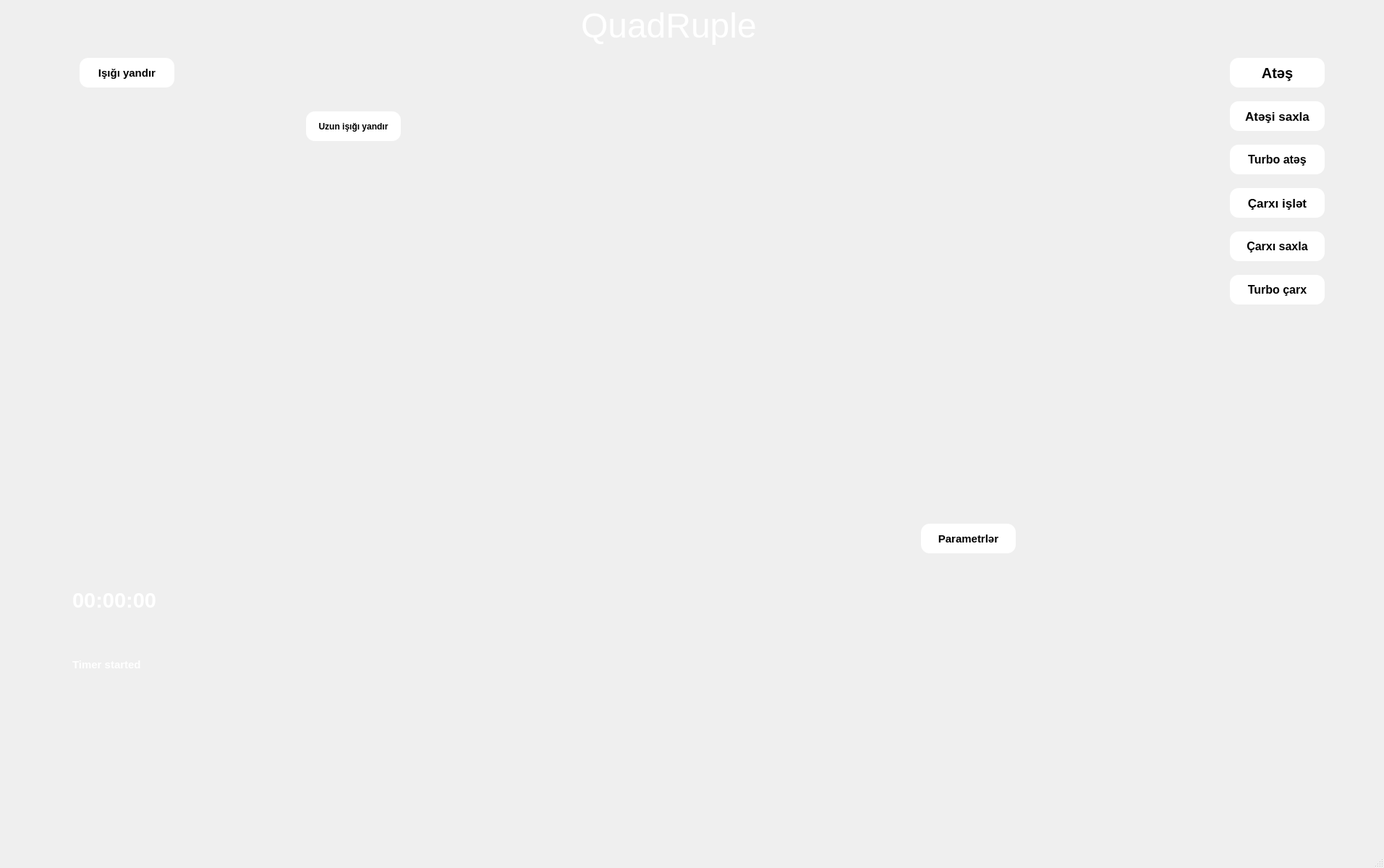
<?xml version="1.0" encoding="UTF-8"?>
<ui version="4.0">
 <class>QuadRuple</class>
 <widget class="QMainWindow" name="QuadRuple">
  <property name="geometry">
   <rect>
    <x>0</x>
    <y>0</y>
    <width>1913</width>
    <height>1200</height>
   </rect>
  </property>
  <property name="windowTitle">
   <string>QuadRuple</string>
  </property>
  <property name="styleSheet">
   <string notr="true">QMainWindow{
	background-image: url(:/newPrefix/QuadRuple.png);
	background-repeat: no-repear;
	background-size: cover;
	background-position: center;
}</string>
  </property>
  <widget class="QWidget" name="centralwidget">
   <property name="styleSheet">
    <string notr="true"/>
   </property>
   <widget class="QLabel" name="quadruple_logo">
    <property name="geometry">
     <rect>
      <x>10</x>
      <y>0</y>
      <width>91</width>
      <height>91</height>
     </rect>
    </property>
    <property name="text">
     <string/>
    </property>
    <property name="pixmap">
     <pixmap>../../.designer/HAMID 2024/QuadRuple/Logo/yeni logo q w.png</pixmap>
    </property>
    <property name="scaledContents">
     <bool>true</bool>
    </property>
   </widget>
   <widget class="QWidget" name="cameraPlaceholder" native="true">
    <property name="geometry">
     <rect>
      <x>13</x>
      <y>34</y>
      <width>1891</width>
      <height>1000</height>
     </rect>
    </property>
    <property name="font">
     <font>
      <pointsize>11</pointsize>
     </font>
    </property>
    <property name="styleSheet">
     <string notr="true">QWidget{
	border-radius: 12px;
}</string>
    </property>
    <widget class="QPushButton" name="changeScreen">
     <property name="geometry">
      <rect>
       <x>1260</x>
       <y>690</y>
       <width>131</width>
       <height>41</height>
      </rect>
     </property>
     <property name="font">
      <font>
       <pointsize>11</pointsize>
       <weight>75</weight>
       <bold>true</bold>
      </font>
     </property>
     <property name="styleSheet">
      <string notr="true">QPushButton{
	background-color:white;
	border-radius: 12px;
}
</string>
     </property>
     <property name="text">
      <string>Parametrlər</string>
     </property>
    </widget>
    <widget class="QPushButton" name="long_light_relay">
     <property name="geometry">
      <rect>
       <x>410</x>
       <y>120</y>
       <width>131</width>
       <height>41</height>
      </rect>
     </property>
     <property name="font">
      <font>
       <pointsize>9</pointsize>
       <weight>75</weight>
       <bold>true</bold>
      </font>
     </property>
     <property name="styleSheet">
      <string notr="true">QPushButton{
	background-color:white;
	border-radius: 12px;
}
</string>
     </property>
     <property name="text">
      <string>Uzun işığı yandır</string>
     </property>
    </widget>
   </widget>
   <widget class="QLabel" name="timerLabel">
    <property name="geometry">
     <rect>
      <x>100</x>
      <y>800</y>
      <width>171</width>
      <height>61</height>
     </rect>
    </property>
    <property name="font">
     <font>
      <pointsize>13</pointsize>
      <weight>75</weight>
      <bold>true</bold>
     </font>
    </property>
    <property name="styleSheet">
     <string notr="true"/>
    </property>
    <property name="text">
     <string>&lt;html&gt;&lt;head/&gt;&lt;body&gt;&lt;p&gt;&lt;span style=&quot; font-size:22pt; color:#ffffff;&quot;&gt;00:00:00&lt;/span&gt;&lt;/p&gt;&lt;/body&gt;&lt;/html&gt;</string>
    </property>
   </widget>
   <widget class="QLabel" name="quadruple_text">
    <property name="geometry">
     <rect>
      <x>803</x>
      <y>0</y>
      <width>291</width>
      <height>71</height>
     </rect>
    </property>
    <property name="text">
     <string>&lt;html&gt;&lt;head/&gt;&lt;body&gt;&lt;p&gt;&lt;span style=&quot; font-size:36pt; color:#ffffff;&quot;&gt;QuadRuple&lt;/span&gt;&lt;/p&gt;&lt;/body&gt;&lt;/html&gt;</string>
    </property>
   </widget>
   <widget class="QLabel" name="azerbaijani_flag">
    <property name="geometry">
     <rect>
      <x>440</x>
      <y>6</y>
      <width>91</width>
      <height>61</height>
     </rect>
    </property>
    <property name="font">
     <font>
      <pointsize>7</pointsize>
     </font>
    </property>
    <property name="text">
     <string/>
    </property>
    <property name="pixmap">
     <pixmap>../../.designer/backup/assets/images/interface images/azerbaijan-flag.jpg</pixmap>
    </property>
   </widget>
   <widget class="QLabel" name="turkey_flag">
    <property name="geometry">
     <rect>
      <x>1370</x>
      <y>6</y>
      <width>111</width>
      <height>61</height>
     </rect>
    </property>
    <property name="text">
     <string/>
    </property>
    <property name="pixmap">
     <pixmap>../../.designer/backup/assets/images/interface images/turkey-flag.jpg</pixmap>
    </property>
   </widget>
   <widget class="QLabel" name="logo">
    <property name="geometry">
     <rect>
      <x>660</x>
      <y>890</y>
      <width>711</width>
      <height>81</height>
     </rect>
    </property>
    <property name="text">
     <string/>
    </property>
    <property name="pixmap">
     <pixmap>../../.designer/backup/assets/images/interface images/logos.png</pixmap>
    </property>
   </widget>
   <widget class="QPushButton" name="start_torpedo">
    <property name="geometry">
     <rect>
      <x>1700</x>
      <y>80</y>
      <width>131</width>
      <height>41</height>
     </rect>
    </property>
    <property name="font">
     <font>
      <family>Arial</family>
      <pointsize>15</pointsize>
      <weight>75</weight>
      <italic>false</italic>
      <bold>true</bold>
     </font>
    </property>
    <property name="autoFillBackground">
     <bool>false</bool>
    </property>
    <property name="styleSheet">
     <string notr="true">QPushButton{
	background-color:white;
	border-radius: 12px;
}
</string>
    </property>
    <property name="text">
     <string>Atəş</string>
    </property>
   </widget>
   <widget class="QPushButton" name="start_gear">
    <property name="geometry">
     <rect>
      <x>1700</x>
      <y>260</y>
      <width>131</width>
      <height>41</height>
     </rect>
    </property>
    <property name="font">
     <font>
      <family>Arial</family>
      <pointsize>13</pointsize>
      <weight>75</weight>
      <bold>true</bold>
     </font>
    </property>
    <property name="autoFillBackground">
     <bool>false</bool>
    </property>
    <property name="styleSheet">
     <string notr="true">QPushButton{
	background-color:white;
	border-radius: 12px;
}
</string>
    </property>
    <property name="text">
     <string>Çarxı işlət</string>
    </property>
   </widget>
   <widget class="QPushButton" name="stop_torpedo">
    <property name="geometry">
     <rect>
      <x>1700</x>
      <y>140</y>
      <width>131</width>
      <height>41</height>
     </rect>
    </property>
    <property name="font">
     <font>
      <family>Arial</family>
      <pointsize>13</pointsize>
      <weight>75</weight>
      <bold>true</bold>
     </font>
    </property>
    <property name="autoFillBackground">
     <bool>false</bool>
    </property>
    <property name="styleSheet">
     <string notr="true">QPushButton{
	background-color:white;
	border-radius: 12px;
}
</string>
    </property>
    <property name="text">
     <string>Atəşi saxla</string>
    </property>
   </widget>
   <widget class="QPushButton" name="stop_gear">
    <property name="geometry">
     <rect>
      <x>1700</x>
      <y>320</y>
      <width>131</width>
      <height>41</height>
     </rect>
    </property>
    <property name="font">
     <font>
      <family>Arial</family>
      <pointsize>12</pointsize>
      <weight>75</weight>
      <bold>true</bold>
     </font>
    </property>
    <property name="autoFillBackground">
     <bool>false</bool>
    </property>
    <property name="styleSheet">
     <string notr="true">QPushButton{
	background-color:white;
	border-radius: 12px;
}
</string>
    </property>
    <property name="text">
     <string>Çarxı saxla</string>
    </property>
   </widget>
   <widget class="QPushButton" name="turbo_gear">
    <property name="geometry">
     <rect>
      <x>1700</x>
      <y>380</y>
      <width>131</width>
      <height>41</height>
     </rect>
    </property>
    <property name="font">
     <font>
      <pointsize>12</pointsize>
      <weight>75</weight>
      <bold>true</bold>
     </font>
    </property>
    <property name="styleSheet">
     <string notr="true">QPushButton{
	background-color:white;
	border-radius: 12px;
}
</string>
    </property>
    <property name="text">
     <string>Turbo çarx</string>
    </property>
   </widget>
   <widget class="QLabel" name="outputLabel">
    <property name="geometry">
     <rect>
      <x>100</x>
      <y>859</y>
      <width>181</width>
      <height>121</height>
     </rect>
    </property>
    <property name="text">
     <string>&lt;html&gt;&lt;head/&gt;&lt;body&gt;&lt;p&gt;&lt;span style=&quot; font-size:11pt; font-weight:600; color:#ffffff;&quot;&gt;Timer started&lt;/span&gt;&lt;/p&gt;&lt;/body&gt;&lt;/html&gt;</string>
    </property>
   </widget>
   <widget class="QPushButton" name="turbo_torpedo">
    <property name="geometry">
     <rect>
      <x>1700</x>
      <y>200</y>
      <width>131</width>
      <height>41</height>
     </rect>
    </property>
    <property name="font">
     <font>
      <pointsize>12</pointsize>
      <weight>75</weight>
      <bold>true</bold>
     </font>
    </property>
    <property name="styleSheet">
     <string notr="true">QPushButton{
	background-color:white;
	border-radius: 12px;
}
</string>
    </property>
    <property name="text">
     <string>Turbo atəş</string>
    </property>
   </widget>
   <widget class="QPushButton" name="light_relay">
    <property name="geometry">
     <rect>
      <x>110</x>
      <y>80</y>
      <width>131</width>
      <height>41</height>
     </rect>
    </property>
    <property name="font">
     <font>
      <pointsize>11</pointsize>
      <weight>75</weight>
      <bold>true</bold>
     </font>
    </property>
    <property name="styleSheet">
     <string notr="true">QPushButton{
	background-color:white;
	border-radius: 12px;
}
</string>
    </property>
    <property name="text">
     <string>Işığı yandır</string>
    </property>
   </widget>
   <zorder>cameraPlaceholder</zorder>
   <zorder>quadruple_logo</zorder>
   <zorder>quadruple_text</zorder>
   <zorder>turkey_flag</zorder>
   <zorder>azerbaijani_flag</zorder>
   <zorder>logo</zorder>
   <zorder>start_torpedo</zorder>
   <zorder>start_gear</zorder>
   <zorder>stop_torpedo</zorder>
   <zorder>stop_gear</zorder>
   <zorder>timerLabel</zorder>
   <zorder>turbo_gear</zorder>
   <zorder>outputLabel</zorder>
   <zorder>turbo_torpedo</zorder>
   <zorder>light_relay</zorder>
  </widget>
  <widget class="QStatusBar" name="statusbar"/>
  <widget class="QMenuBar" name="menubar">
   <property name="geometry">
    <rect>
     <x>0</x>
     <y>0</y>
     <width>1913</width>
     <height>26</height>
    </rect>
   </property>
  </widget>
  <action name="actionasladdaljdsa4">
   <property name="text">
    <string>asladdaljdsa4</string>
   </property>
  </action>
 </widget>
 <resources>
  <include location="quadruple.qrc"/>
  <include location="quadruple.qrc"/>
 </resources>
 <connections/>
</ui>
